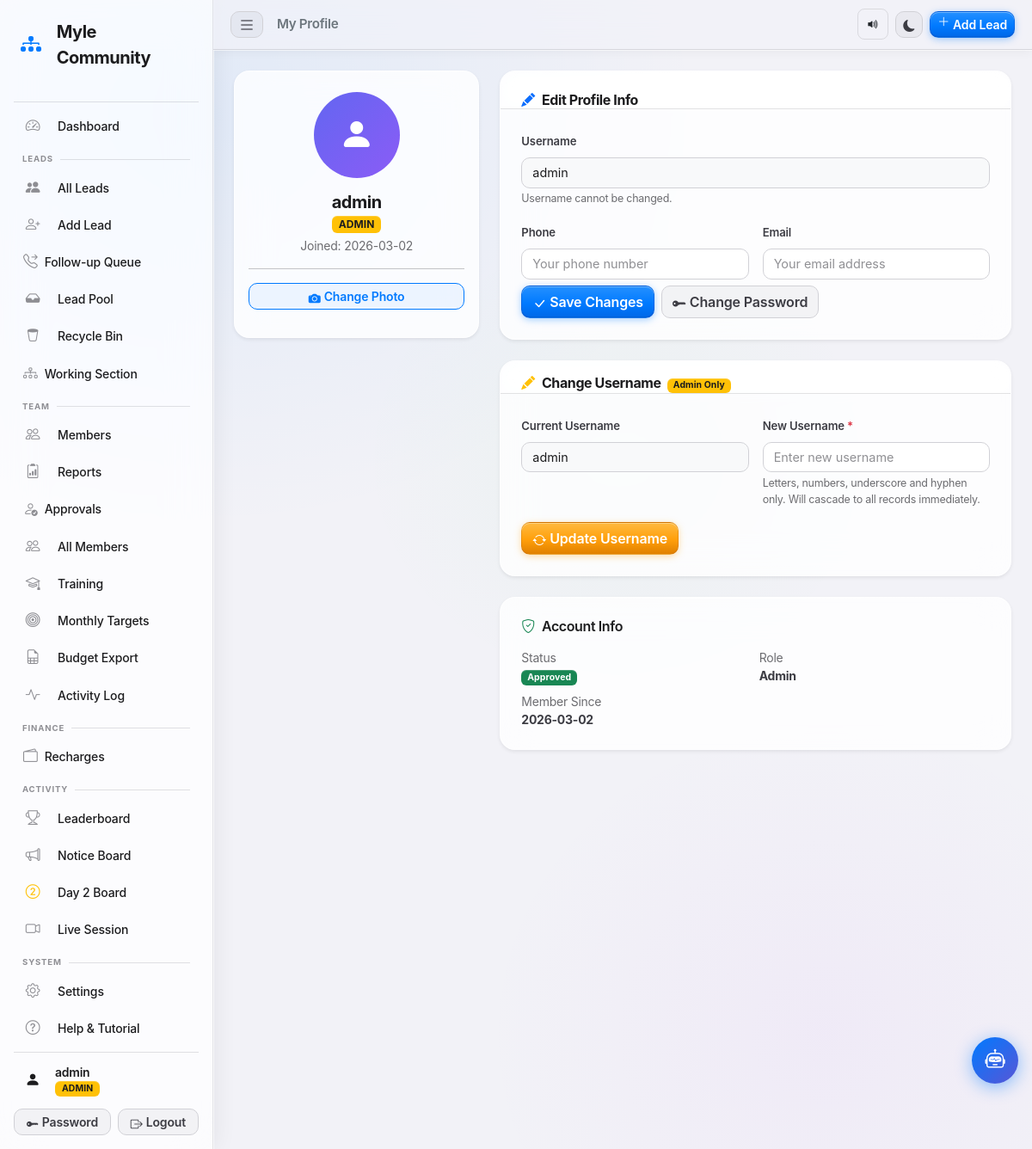
Screenshot of /profile (signed in) with the database file from the repository.
### tables this page shows
CREATE TABLE users (
            id         INTEGER PRIMARY KEY AUTOINCREMENT,
            username   TEXT    NOT NULL UNIQUE,
            password   TEXT    NOT NULL,
            role       TEXT    NOT NULL DEFAULT 'team',
            created_at TEXT    NOT NULL DEFAULT (datetime('now','localtime'))
        , fbo_id TEXT NOT NULL DEFAULT '', upline_name TEXT NOT NULL DEFAULT '', phone TEXT NOT NULL DEFAULT '', status TEXT NOT NULL DEFAULT 'pending', email TEXT NOT NULL DEFAULT '', display_picture TEXT NOT NULL DEFAULT '', calling_reminder_time TEXT NOT NULL DEFAULT '', training_required INTEGER NOT NULL DEFAULT 0, training_status TEXT NOT NULL DEFAULT 'not_required', joining_date TEXT NOT NULL DEFAULT '', certificate_path TEXT NOT NULL DEFAULT '', badges_json TEXT NOT NULL DEFAULT '[]', test_score INTEGER NOT NULL DEFAULT -1, test_attempts INTEGER NOT NULL DEFAULT 0, upline_username TEXT NOT NULL DEFAULT '');

### app.py (the view, shortened to what this page needs)
@app.route('/profile', methods=['GET', 'POST'])
@login_required
def profile():
    username = session['username']
    db       = get_db()
    user = db.execute("SELECT * FROM users WHERE username=?", (username,)).fetchone()
    db.close()
    return render_template('profile.html', user=user)

### app.py (called while the page is built, shortened)
def _check_session_valid():
    username = session.get('username')
    if not username:
        return False
    db = get_db()
    row = db.execute(
        "SELECT status FROM users WHERE username=?", (username,)
    ).fetchone()
    db.close()
    if not row or row['status'] != 'approved':
        session.clear()
        return False
    return True

def login_required(f):
    @wraps(f)
    def decorated(*args, **kwargs):
        if 'username' not in session:
            flash('Please log in to continue.', 'warning')
            return redirect(url_for('login'))
        if not _check_session_valid():
            flash('Your account is no longer active. Please contact an admin.', 'danger')
            return redirect(url_for('login'))
        return f(*args, **kwargs)
    return decorated

@app.context_processor
def inject_pending_count():
    if session.get('role') == 'admin':
        db  = get_db()
        row = db.execute("""
            SELECT
              (SELECT COUNT(*) FROM users           WHERE status='pending') as pu,
              (SELECT COUNT(*) FROM wallet_recharges WHERE status='pending') as wp
        """).fetchone()
        db.close()
        return {'pending_count': row['pu'], 'wallet_pending': row['wp'], 'has_pending_work': False}

@app.before_request
def csrf_protect():
    if '_csrf_token' not in session:
        session['_csrf_token'] = secrets.token_hex(32)
    if request.method in ('GET', 'HEAD', 'OPTIONS', 'TRACE'):
        return

@app.context_processor
def inject_csrf_token():
    return {'csrf_token': session.get('_csrf_token', '')}

@app.before_request
def training_gate():
    if any(request.path.startswith(p) for p in _TRAINING_EXEMPT):
        return
    if 'username' not in session:
        return
    if session.get('role') == 'admin':
        return
    ts = session.get('training_status', 'not_required')
    if ts not in ('not_required', 'unlocked'):
        return redirect(url_for('training_home'))

### database.py (called while the page is built)
def get_db():
    conn = sqlite3.connect(DATABASE)
    conn.row_factory = sqlite3.Row
    conn.execute("PRAGMA journal_mode=WAL")
    conn.execute("PRAGMA busy_timeout=5000")
    conn.execute("PRAGMA cache_size=-4000")   # 4 MB page cache
    return conn

### templates/profile.html (shortened to what this page needs)
{% extends "base.html" %}
{% block page_title %}My Profile{% endblock %}
{% block content %}
<div class="row g-4">
  <div class="col-12 col-md-4">
    <div class="card border-0 shadow-sm text-center">
      <div class="card-body py-4">
        <div class="mb-3 position-relative d-inline-block">
          {% if user.display_picture %}
            <img id="dpPreview" src="{{ user.display_picture }}" alt="Profile Picture"
                 class="rounded-circle border"
                 style="width:100px;height:100px;object-fit:cover;border-width:3px!important;border-color:#6366f1!important;">
          {% else %}
            <div id="dpPreview" class="rounded-circle d-flex align-items-center justify-content-center mx-auto"
                 style="width:100px;height:100px;background:linear-gradient(135deg,#6366f1,#8b5cf6);">
              <i class="bi bi-person-fill text-white" style="font-size:2.5rem;"></i>
            </div>
          {% endif %}
        </div>
        <h5 class="fw-bold mb-0">{{ user.username }}</h5>
        <span class="badge {% if user.role == 'admin' %}bg-warning text-dark{% else %}bg-primary{% endif %} mt-1">
          {{ user.role | upper }}
        </span>
        <div class="text-muted small mt-1">Joined: {{ user.created_at[:10] }}</div>
        <hr class="my-3">
        <form method="POST" action="{{ url_for('profile') }}" enctype="multipart/form-data" id="dpForm">
          <label class="btn btn-outline-primary btn-sm w-100 mb-2" for="dpInput">
            <i class="bi bi-camera-fill me-1"></i>Change Photo
          </label>
        </form>
      </div>
    </div>
  </div>
  <div class="col-12 col-md-8">
    <div class="card border-0 shadow-sm">
      <div class="card-header bg-white border-0 pt-4 pb-0 px-4">
        <h6 class="mb-0"><i class="bi bi-pencil-fill me-2 text-primary"></i>Edit Profile Info</h6>
      </div>
      <div class="card-body p-4">
        <form method="POST" action="{{ url_for('profile') }}">
          <div class="row g-3">
            <div class="col-12">
              <label class="form-label fw-semibold">Username</label>
              <input type="text" class="form-control bg-light" value="{{ user.username }}" disabled>
              <div class="form-text">Username cannot be changed.</div>
            </div>
            <div class="col-md-6">
              <label class="form-label fw-semibold">Phone</label>
              <input type="tel" name="phone" class="form-control" value="{{ user.phone or '' }}"
                     placeholder="Your phone number">
            </div>
            <div class="col-md-6">
              <label class="form-label fw-semibold">Email</label>
              <input type="email" name="email" class="form-control" value="{{ user.email or '' }}"
                     placeholder="Your email address">
            </div>
            <div class="col-12 d-flex gap-2 mt-2">
              <button type="submit" class="btn btn-primary fw-semibold">
                <i class="bi bi-check-lg me-1"></i>Save Changes
              </button>
              <a href="{{ url_for('change_password') }}" class="btn btn-outline-secondary">
                <i class="bi bi-key-fill me-1"></i>Change Password
              </a>
            </div>
          </div>
        </form>
      </div>
    </div>
    {% if user.role == 'admin' %}
    <div class="card border-0 shadow-sm mt-4">
      <div class="card-header border-0 pt-3 pb-0 px-4">
        <h6 class="mb-0"><i class="bi bi-pencil-fill me-2 text-warning"></i>Change Username <span class="badge bg-warning text-dark ms-1" style="font-size:0.65rem;">Admin Only</span></h6>
      </div>
      <div class="card-body p-4">
        <form method="POST" action="{{ url_for('change_username') }}"
              onsubmit="return confirm('Change username to this new name? Session will update immediately and all lead/report records will be updated.')">
          <div class="row g-3">
            <div class="col-md-6">
              <label class="form-label fw-semibold">Current Username</label>
              <input type="text" class="form-control bg-light" value="{{ user.username }}" disabled>
            </div>
            <div class="col-md-6">
              <label class="form-label fw-semibold">New Username <span class="text-danger">*</span></label>
              <input type="text" name="new_username" class="form-control"
                     placeholder="Enter new username" minlength="3" maxlength="40"
                     pattern="[A-Za-z0-9_\-]+" title="Letters, numbers, underscore, hyphen only"
                     required>
              <div class="form-text">Letters, numbers, underscore and hyphen only. Will cascade to all records immediately.</div>
            </div>
            <div class="col-12">
              <button type="submit" class="btn btn-warning fw-semibold">
                <i class="bi bi-arrow-repeat me-1"></i>Update Username
              </button>
            </div>
          </div>
        </form>
      </div>
    </div>
    {% endif %}
    <div class="card border-0 shadow-sm mt-4">
      <div class="card-body p-4">
        <h6 class="fw-semibold mb-3"><i class="bi bi-shield-check me-2 text-success"></i>Account Info</h6>
        <div class="row g-2 small">
          <div class="col-6">
            <div class="text-muted">Status</div>
            <span class="badge {% if user.status == 'approved' %}bg-success{% elif user.status == 'pending' %}bg-warning text-dark{% else %}bg-danger{% endif %}">
              {{ user.status | capitalize }}
            </span>
          </div>
          <div class="col-6">
            <div class="text-muted">Role</div>
            <strong>{{ user.role | capitalize }}</strong>
          </div>
          <div class="col-6">
            <div class="text-muted">Member Since</div>
            <strong>{{ user.created_at[:10] }}</strong>
          </div>
        </div>
      </div>
    </div>
  </div>
</div>
{% endblock %}

### rows the page displays
users: username "admin", role "ADMIN", created_at "2026-03-02", status "Approved", role "Admin"

### other values shown
{{ session.get('username', '') }} "admin"
{{ session.get('role', '') | upper }} "ADMIN"
